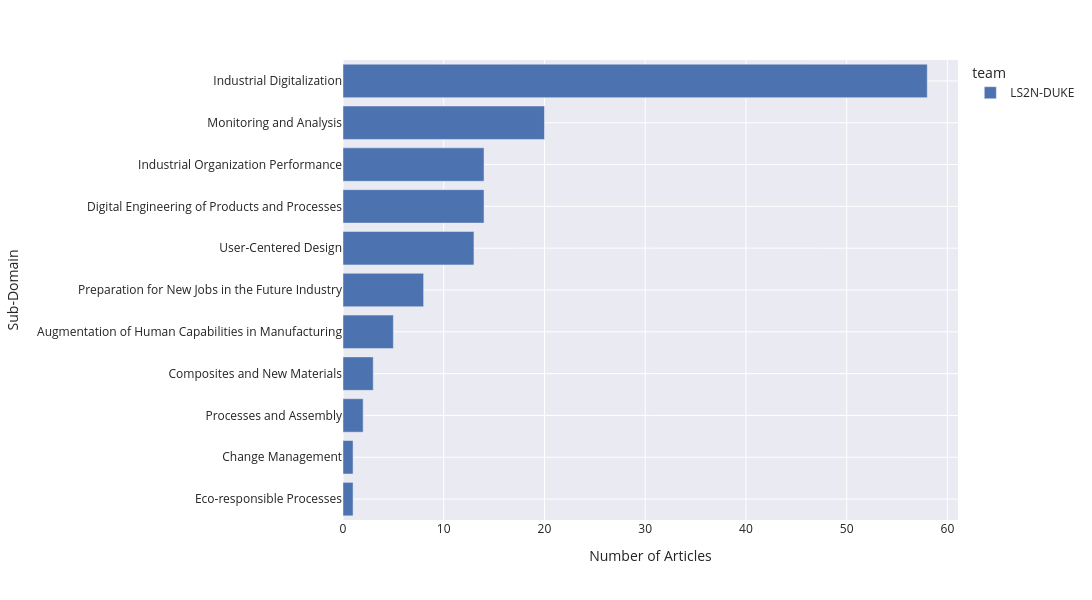

The notebook cell this image was saved under:
### Code cell
fig = px.bar(
    data_frame = teams_labels,
    x = "count",
    y = "label",
    color = "team",
    width = 1200,
    height = 600
)
fig.update_layout(barmode='stack', yaxis={'categoryorder':'total ascending'})
fig.update_layout(xaxis_title = "Number of Articles", yaxis_title = "Sub-Domain")
save_fig(fig, 'sub_domains_by_team.svg')
show(fig)

### Figure 1 — Plotly figure (JSON) as saved in the notebook; plotly's stock layout.template omitted (floating-point values rounded to 4 significant figures)
{"data": [{"hovertemplate": "team=LS2N-DUKE<br>count=%{x}<br>label=%{y}<extra></extra>", "legendgroup": "LS2N-DUKE", "marker": {"color": "rgb(76,114,176)", "pattern": {"shape": ""}}, "name": "LS2N-DUKE", "orientation": "h", "showlegend": true, "textposition": "auto", "type": "bar", "x": [58, 20, 14, 14, 13, 8, 5, 3, 2, 1, 1], "xaxis": "x", "y": ["Industrial Digitalization", "Monitoring and Analysis", "Digital Engineering of Products and Processes", "Industrial Organization Performance", "User-Centered Design", "Preparation for New Jobs in the Future Industry", "Augmentation of Human Capabilities in Manufacturing", "Composites and New Materials", "Processes and Assembly", "Eco-responsible Processes", "Change Management"], "yaxis": "y"}], "layout": {"barmode": "stack", "font": {"size": 12}, "height": 600, "legend": {"title": {"text": "team"}, "tracegroupgap": 0}, "margin": {"t": 60}, "width": 1200, "xaxis": {"anchor": "y", "domain": [0, 1], "title": {"text": "Number of Articles"}}, "yaxis": {"anchor": "x", "categoryorder": "total ascending", "domain": [0, 1], "title": {"text": "Sub-Domain"}}}}
